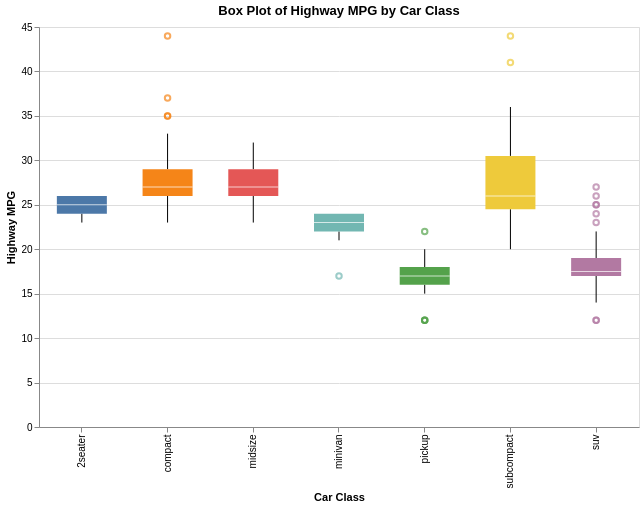

Notebook code cell kept with this figure:
### Code cell
box_plot = alt.Chart(cars).mark_boxplot().encode(
    x = alt.X('class:N', title='Car Class'),
    y = alt.Y('hwy:Q', title='Highway MPG'),
    color = alt.Color('class:N', legend=None),
    size=alt.SizeValue(50)
).properties(
    width=600,
    height=400,
    title='Box Plot of Highway MPG by Car Class'
)

box_plot.show()

### Figure 1 — Vega-Lite specification as saved in the notebook (floating-point values rounded to 4 significant figures; data arrays with more than 128 entries replaced by an {"elided": "..."} marker saying what was removed)
{"config": {"view": {"continuousWidth": 300, "continuousHeight": 300}}, "data": {"name": "data-021b5d67fcee0e715a1e6ea6aeac0f94"}, "mark": {"type": "boxplot"}, "encoding": {"color": {"field": "class", "legend": null, "type": "nominal"}, "size": {"value": 50}, "x": {"field": "class", "title": "Car Class", "type": "nominal"}, "y": {"field": "hwy", "title": "Highway MPG", "type": "quantitative"}}, "height": 400, "title": "Box Plot of Highway MPG by Car Class", "width": 600, "$schema": "https://vega.github.io/schema/vega-lite/v6.1.0.json", "datasets": {"data-021b5d67fcee0e715a1e6ea6aeac0f94": {"elided": "234 records"}}}
